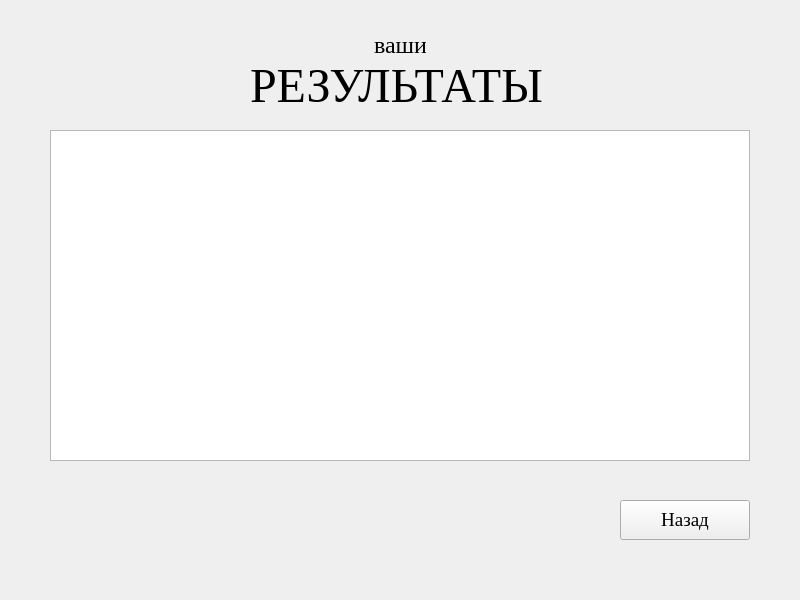
<?xml version="1.0" encoding="UTF-8"?>
<ui version="4.0">
 <class>StatisticsWindow</class>
 <widget class="QWidget" name="StatisticsWindow">
  <property name="geometry">
   <rect>
    <x>0</x>
    <y>0</y>
    <width>800</width>
    <height>600</height>
   </rect>
  </property>
  <property name="windowTitle">
   <string>Form</string>
  </property>
  <widget class="QPushButton" name="backButton">
   <property name="geometry">
    <rect>
     <x>620</x>
     <y>500</y>
     <width>130</width>
     <height>40</height>
    </rect>
   </property>
   <property name="font">
    <font>
     <family>Times New Roman</family>
     <pointsize>14</pointsize>
    </font>
   </property>
   <property name="text">
    <string>Назад</string>
   </property>
  </widget>
  <widget class="QTextEdit" name="statsTextEdit">
   <property name="geometry">
    <rect>
     <x>50</x>
     <y>130</y>
     <width>700</width>
     <height>331</height>
    </rect>
   </property>
   <property name="font">
    <font>
     <family>Times New Roman</family>
     <pointsize>16</pointsize>
    </font>
   </property>
  </widget>
  <widget class="QLabel" name="label">
   <property name="geometry">
    <rect>
     <x>250</x>
     <y>60</y>
     <width>300</width>
     <height>51</height>
    </rect>
   </property>
   <property name="font">
    <font>
     <family>Times New Roman</family>
     <pointsize>36</pointsize>
    </font>
   </property>
   <property name="text">
    <string>РЕЗУЛЬТАТЫ</string>
   </property>
  </widget>
  <widget class="QLabel" name="label_2">
   <property name="geometry">
    <rect>
     <x>374</x>
     <y>30</y>
     <width>52</width>
     <height>30</height>
    </rect>
   </property>
   <property name="font">
    <font>
     <family>Times New Roman</family>
     <pointsize>18</pointsize>
    </font>
   </property>
   <property name="text">
    <string>ваши</string>
   </property>
  </widget>
 </widget>
 <resources/>
 <connections/>
</ui>
